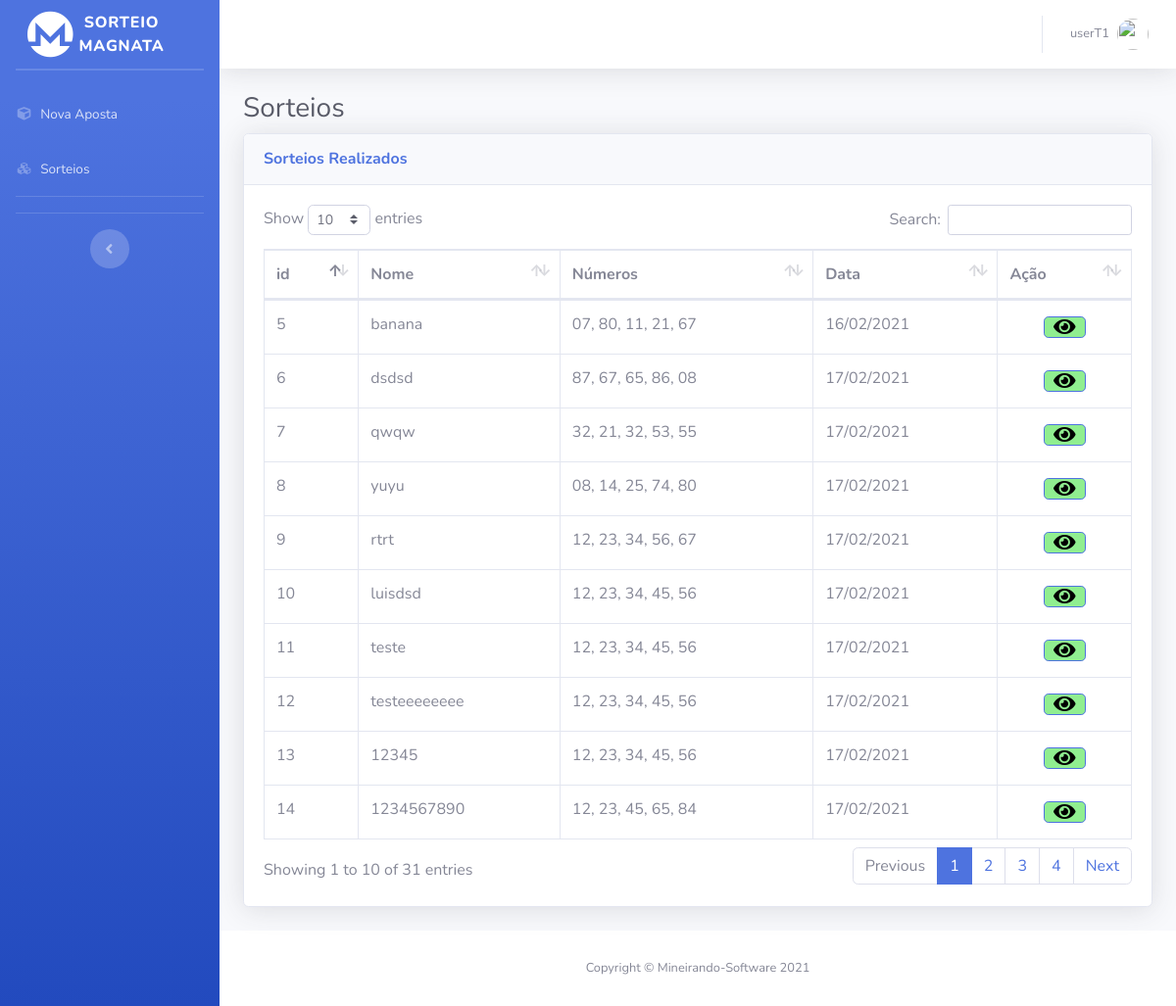
Screenshot of /Sorteios.php (signed in) with the database file from the repository.
### tables this page shows
CREATE TABLE `sorteio` (
  `idsorteio` int(11) NOT NULL,
  `data` varchar(45) NOT NULL,
  `numeros` varchar(45) NOT NULL,
  `nome` varchar(45) NOT NULL,
  `idCriador` int(11) NOT NULL
);

### Sorteios.php (the view, shortened to what this page needs)
<?php
include('php/server.php') ;
  $sort_check_query = 'SELECT * FROM sorteio  ';
  $result = mysqli_query($db,$sort_check_query);
?>
<!DOCTYPE html>
<html lang="pt-br">
<head>
  <link href="vendor/fontawesome-free/css/all.min.css" rel="stylesheet" type="text/css">
  <link href="css/sb-admin-2.min.css" rel="stylesheet">
  <link href="vendor/datatables/dataTables.bootstrap4.min.css" rel="stylesheet">
</head>
<body id="page-top">
  <div id="wrapper">
    <ul class="navbar-nav bg-gradient-primary sidebar sidebar-dark accordion no-print" id="accordionSidebar">
      <a class="sidebar-brand d-flex align-items-center justify-content-center" href="index.php">
        <div class="col">
          <i class="fab fa-monero fa-3x"></i>
        </div>
        <div class="sidebar-brand-text mx-3">Sorteio Magnata</div>
      </a>
      <hr class="sidebar-divider my-0">
      <hr class="sidebar-divider">
      <li class="nav-item">
        <a class="nav-link" href="novaaposta.php">
          <i class="fas fa-fw fa-cube"></i>
          <span>Nova Aposta</span></a>
      </li>
      <li class="nav-item">
        <a class="nav-link" href="sorteios.php">
          <i class="fas fa-fw fa-cubes"></i>
          <span>Sorteios</span></a>
      </li>
      <hr class="sidebar-divider">
      <hr class="sidebar-divider d-none d-md-block">
    <div class="text-center d-none d-md-inline">
      <button class="rounded-circle border-0" id="sidebarToggle"></button>
    </div>
    </ul>
    <div id="content-wrapper" class="d-flex flex-column">
      <div id="content">
        <nav class="navbar navbar-expand navbar-light bg-white topbar mb-4 static-top shadow">
          <ul class="navbar-nav ml-auto">
              <li class="nav-item dropdown no-arrow">
                <a class="nav-link dropdown-toggle" href="#" id="userDropdown" role="button" data-toggle="dropdown" aria-haspopup="true" aria-expanded="false">
                  <span class="mr-2 d-none d-lg-inline text-gray-600 small"><?php echo $_SESSION['username']; ?></span>
                  <img class="img-profile rounded-circle" src="https://source.unsplash.com/QAB-WJcbgJk/60x60">
                </a>
              </li>
          </ul>
        </nav>
        <div class="container-fluid">
          <h1 class="h3 mb-2 text-gray-800">Sorteios</h1>
          <div class="card shadow mb-4">
            <div class="card-header py-3">
              <h6 class="m-0 font-weight-bold text-primary">Sorteios Realizados</h6>
            </div>
            <div class="card-body">
              <div class="table-responsive">
                <table class="table table-bordered" id="dataTable" width="100%" cellspacing="0">
                  <thead>
                    <tr>
                      <th>id</th>
                      <th>Nome</th>
                      <th>Números</th>
                      <th>Data</th>
                      <th>Ação</th>
                    </tr>
                  </thead>
                  <tbody>
                  <?php
                   while($row = $result->fetch_assoc()) {
                    echo("<tr>
                    <td>".$row['idsorteio']."</td>
                    <td>".$row['nome']."</td>
                    <td>".$row['numeros']."</td>
                    <td>".$row['data']."</td>
                    <td style='    padding: 0;
                    margin: 0;
                    display: flex;
                    justify-content: center;'>
                  <a class='btn btn-primary btn-icon-split btn-lg mt-3 mb-3 btsalvar'
                  href='ganhadores.php?idsort=".$row['idsorteio']."'
                  style='
                  background-color: lightgreen;
                  color: black;
                  width: 32%;
                  margin: 0px;
                  height: 50%;'><i class='fas fa-eye'></i>
                  </a>
                  </td>
                  </tr>");
                   }
                  ?>
                  </tbody>
                </table>
              </div>
            </div>
          </div>
        </div>
      </div>
      <footer class="sticky-footer bg-white no-print">
        <div class="container my-auto">
          <div class="copyright text-center my-auto">
            <span>Copyright &copy; Mineirando-Software 2021</span>
          </div>
        </div>
      </footer>
    </div>
  </div>
</body>
</html>

### rows the page displays
sorteio: idsorteio "5", nome "banana", numeros "07, 80, 11, 21, 67", data "16/02/2021"
sorteio: idsorteio "6", nome "dsdsd", numeros "87, 67, 65, 86, 08", data "17/02/2021"
sorteio: idsorteio "7", nome "qwqw", numeros "32, 21, 32, 53, 55", data "17/02/2021"
sorteio: idsorteio "8", nome "yuyu", numeros "08, 14, 25, 74, 80", data "17/02/2021"
sorteio: idsorteio "9", nome "rtrt", numeros "12, 23, 34, 56, 67", data "17/02/2021"
sorteio: idsorteio "10", nome "luisdsd", numeros "12, 23, 34, 45, 56", data "17/02/2021"
sorteio: idsorteio "11", nome "teste", numeros "12, 23, 34, 45, 56", data "17/02/2021"
sorteio: idsorteio "12", nome "testeeeeeeee", numeros "12, 23, 34, 45, 56", data "17/02/2021"
sorteio: idsorteio "13", nome "12345", numeros "12, 23, 34, 45, 56", data "17/02/2021"
sorteio: idsorteio "14", nome "1234567890", numeros "12, 23, 45, 65, 84", data "17/02/2021"

### other values shown
$_SESSION['username'] "userT1"
